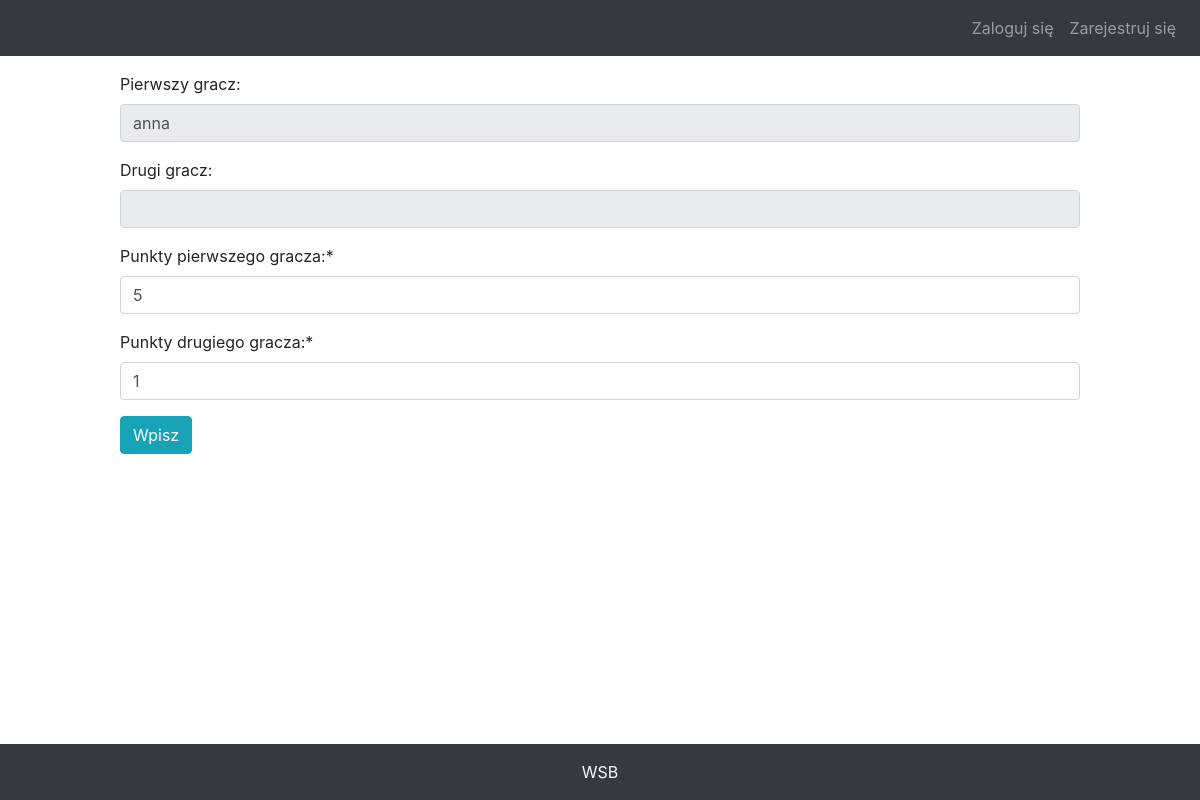
Page /turnieje/games/219/update on the committed database.
### turnieje/models/games_model.py (models this page shows)
class Games(models.Model):
    id = models.AutoField(db_index=True, primary_key=True)
    tournament = models.ForeignKey(Tournaments, on_delete=models.CASCADE)
    round = models.IntegerField(null=True)
    first_player = models.CharField(max_length=50, null=True)
    first_player_score = models.IntegerField(null=True)
    second_player = models.CharField(max_length=50, null=True)
    second_player_score = models.IntegerField(null=True)
    nr = models.IntegerField(null=True)

### turnieje/views/games_view.py (the view, shortened to what this page needs)
# urls.py: path('games/<int:pk>/update', GamesUpdateView.as_view(), name="games_update"),
class GamesUpdateView(UpdateView):
    model = Games
    form_class = GamesUpdateForm
    success_url = reverse_lazy('games_show')

### turnieje/forms/games_update_form.py
class GamesUpdateForm(ModelForm):
    def __init__(self, *args, **kwargs):
        super(GamesUpdateForm, self).__init__(*args, **kwargs)
        self.fields['first_player'].required = False
        self.fields['second_player'].required = False
        self.fields['second_player'].disabled = True
        self.fields['first_player'].disabled = True
    class Meta:
        model = Games
        template = 'turnieje/games_update_form.html'
        fields = ['tournament', 'first_player', 'second_player', 'first_player_score', 'second_player_score', 'nr', 'round']
        labels = {
            'first_player': 'Pierwszy gracz:',
            'second_player': 'Drugi gracz:',
            'first_player_score': 'Punkty pierwszego gracza:',
            'second_player_score': 'Punkty drugiego gracza:'
        }
        widgets = {
            'tournament': forms.HiddenInput(),
            'nr': forms.HiddenInput(),
            'round': forms.HiddenInput()
        }

### turnieje/templates/turnieje/games_form.html (shortened to what this page needs)
{% extends 'turnieje/scheleton.html' %}
{% block content %}
{% load crispy_forms_tags %}
<form method="post">
    <p>
        {{ form|crispy }}
    </p>
    <button type="submit" class="btn btn-info">Wpisz</button>
</form>
{% endblock %}

### rows in the picture
Games: first_player "anna", first_player_score "5", second_player_score "1"
